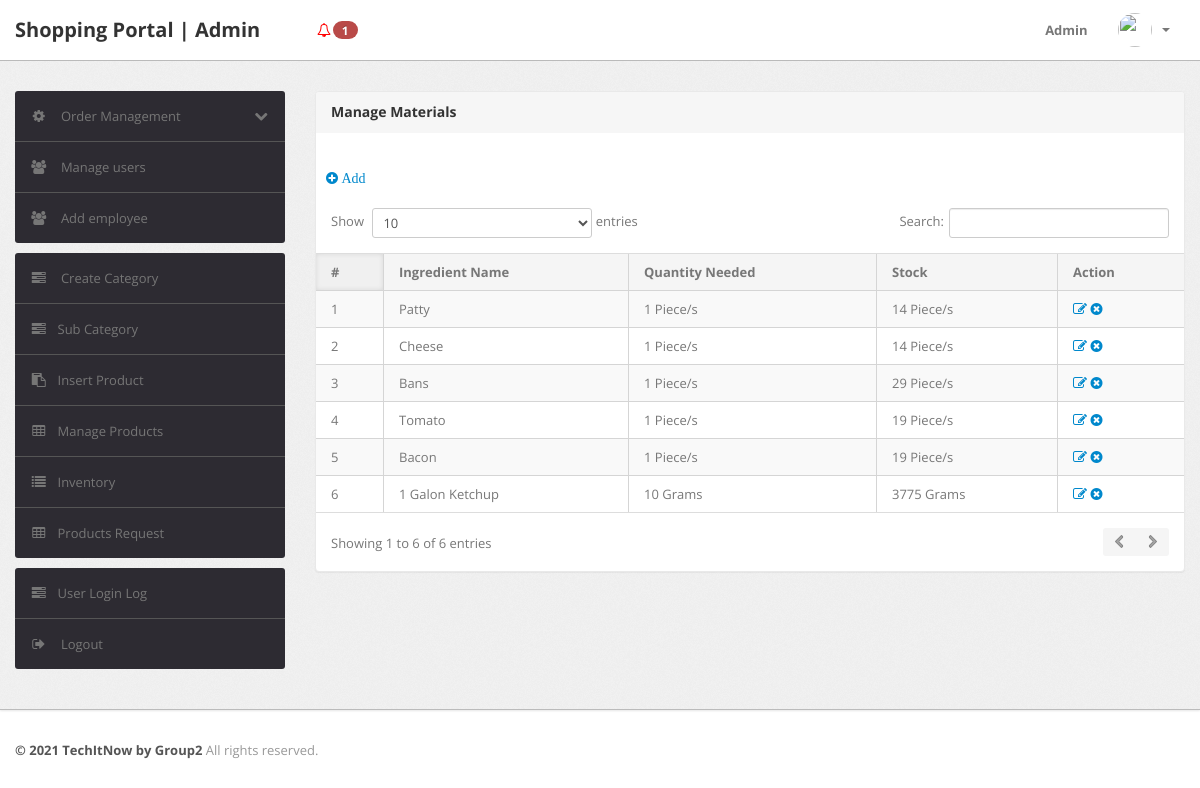
The page /admin/view-ingredients.php?id=49 (signed in) on the database its author committed.
### tables this page shows
CREATE TABLE `products` (
  `id` int(11) NOT NULL,
  `category` int(11) NOT NULL,
  `subCategory` int(11) DEFAULT NULL,
  `productName` varchar(255) DEFAULT NULL,
  `productCompany` varchar(255) DEFAULT NULL,
  `productPrice` int(11) DEFAULT NULL,
  `productPriceBeforeDiscount` int(11) DEFAULT NULL,
  `productDescription` longtext DEFAULT NULL,
  `productImage1` varchar(255) DEFAULT NULL,
  `productImage2` varchar(255) DEFAULT NULL,
  `productImage3` varchar(255) DEFAULT NULL,
  `shippingCharge` int(11) DEFAULT NULL,
  `productAvailability` varchar(255) DEFAULT NULL,
  `postingDate` timestamp NULL DEFAULT current_timestamp(),
  `updationDate` varchar(255) DEFAULT NULL
);

CREATE TABLE `ingredients` (
  `id` int(11) NOT NULL,
  `name` varchar(100) NOT NULL,
  `quantity` int(11) NOT NULL,
  `max_quantity` int(11) NOT NULL,
  `notify_quantity` int(11) NOT NULL,
  `created_at` timestamp NOT NULL DEFAULT current_timestamp(),
  `updated_at` timestamp NOT NULL DEFAULT current_timestamp(),
  `unit` varchar(50) NOT NULL
);

CREATE TABLE `productingredients` (
  `id` int(11) NOT NULL,
  `product_id` int(11) NOT NULL,
  `ingredient_id` int(11) NOT NULL,
  `quantity` int(11) NOT NULL
);

### admin/view-ingredients.php (the view, shortened to what this page needs)
<?php
include('include/config.php');
if(strlen($_SESSION['alogin'])==0)
	{
header('location:index.php');
}
else{
$pid=intval($_GET['id']);
?>
<!DOCTYPE html>
<html lang="en">
<head>
	<link type="text/css" href="bootstrap/css/bootstrap.min.css" rel="stylesheet">
	<link type="text/css" href="bootstrap/css/bootstrap-responsive.min.css" rel="stylesheet">
	<link type="text/css" href="css/theme.css" rel="stylesheet">
	<link type="text/css" href="images/icons/css/font-awesome.css" rel="stylesheet">
</head>
<body>
<?php include('include/header.php');?>
	<div class="wrapper">
		<div class="container">
			<div class="row">
<?php include('include/sidebar.php');?>
			<div class="span9">
					<div class="content">
	<div class="module">
							<div class="module-head">
								<h3>Manage Materials</h3>
							</div>
							<div class="module-body table">
<br>
<a style="margin-left:10px;" href ="insert-product-ingredient.php?id=<?php echo $pid ?>"><i class="icon-plus-sign"> Add</i></a>
<br>
									<br />
								<table cellpadding="0" cellspacing="0" border="0" class="datatable-1 table table-bordered table-striped	 display" width="100%">
									<thead>
										<tr>
											<th>#</th>
											<th>Ingredient Name</th>
											<th>Quantity Needed </th>
											<th>Stock</th>
											<th>Action</th>
										</tr>
									</thead>
									<tbody>
<?php $query=mysqli_query($con,"SELECT products.productName, ingredients.name, ingredients.id as ingr_id, ingredients.quantity as stockQuan, ingredients.unit, productingredients.quantity, productingredients.id as prodr_id
FROM products
JOIN productingredients ON products.id = productingredients.product_id
JOIN ingredients ON productingredients.ingredient_id = ingredients.id
WHERE products.id = $pid;");
$cnt=1;
while($row=mysqli_fetch_array($query))
{
?>
										<tr>
											<td><?php echo htmlentities($cnt);?></td>
											<td><?php echo htmlentities($row['name']);?></td>
											<td><?php echo htmlentities($row['quantity']);?> <?php echo htmlentities($row['unit']);?></td>
											<td> <?php echo htmlentities($row['stockQuan']);?> <?php echo htmlentities($row['unit']);?></td>
											<td>
											<a href="edit-product-ingredient.php?id=<?php echo $row['prodr_id']?>" ><i class="icon-edit"></i></a>
											<a href="view-ingredients.php?engr_id=<?php echo $row['ingr_id']?>&del=delete&id=<?php echo $pid?>" onClick="return confirm('Are you sure you want to delete?')"><i class="icon-remove-sign"></i></a>
											</td>
										</tr>
										<?php $cnt=$cnt+1; } ?>
								</table>
							</div>
						</div>
					</div>
				</div>
			</div>
		</div>
	</div>
<?php include('include/footer.php');?>
</body>
<?php } ?>

### rows shown on the page
products: ingredients.name "Patty", productingredients.quantity "1", ingredients.unit "Piece/s", ingredients.quantity "14", ingredients.name "Cheese", ingredients.name "Bans", ingredients.quantity "29", ingredients.name "Tomato", ingredients.quantity "19", ingredients.name "Bacon", ingredients.name "1 Galon Ketchup", productingredients.quantity "10", ingredients.unit "Grams", ingredients.quantity "3775"

### other values the page prints
$num_rows "1"
